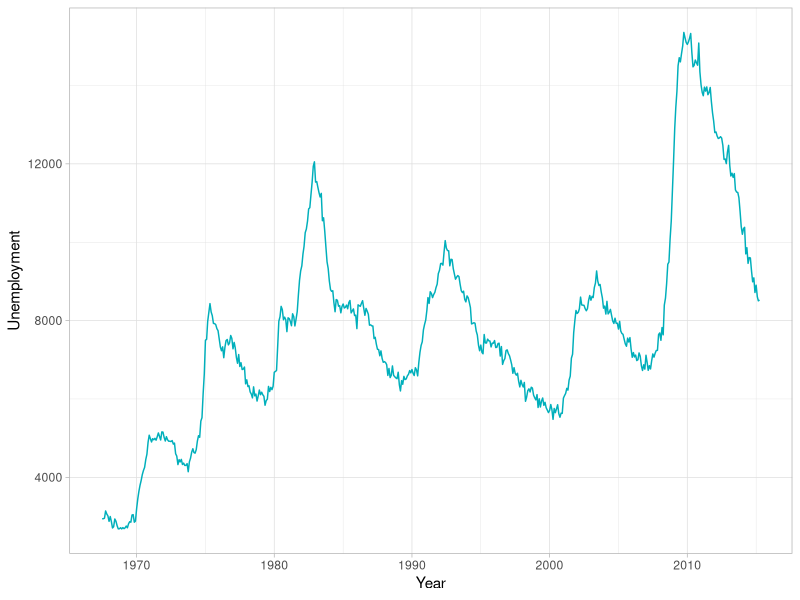
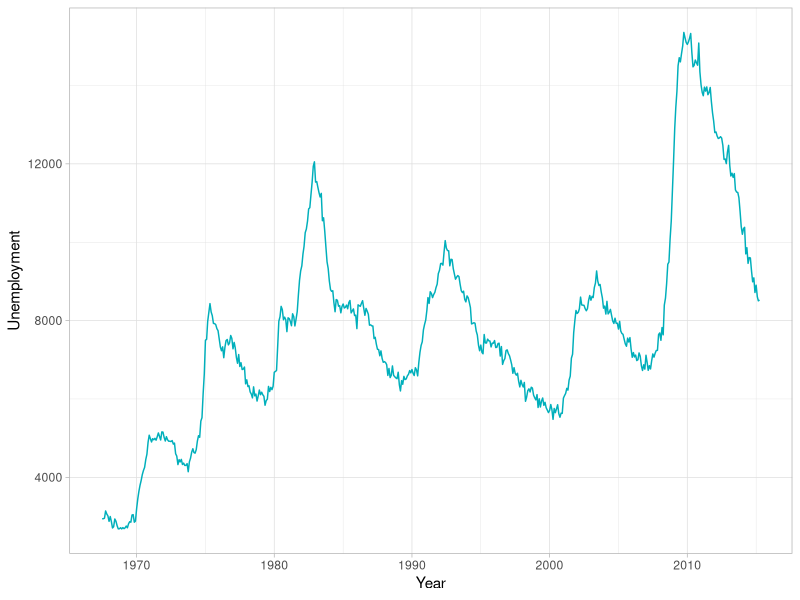

Write the R code that produced these figures, in order.
install.packages("ggplot2")
library(ggplot2)

mydata<-economics
theme_set(theme_light())

ggplot(mydata, aes(x=date)) +
   geom_line(aes(y=unemploy), color = "#00AFBB") +
   labs(y="Unemployment", x="Year")

ggsave("ouput.png")
